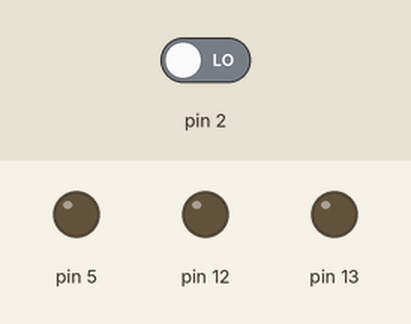
A sketch run on a simulated Arduino Uno, built with avr-gcc and run on an emulated ATmega328P. Shown: output pins drawn as LEDs (lit = HIGH). Dashed ring = blinking. The test bench sets the inputs (shaded band); at power-on: pin 2 LOW.

Above: at 1.2 s.
1.3 s: pin 2 driven HIGH
At 1.8 s:
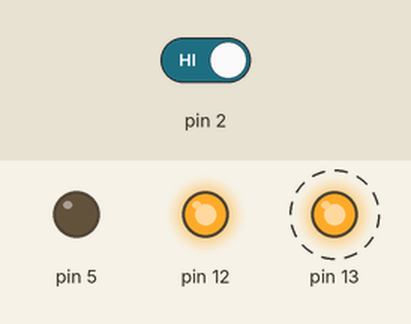
At 2.6 s:
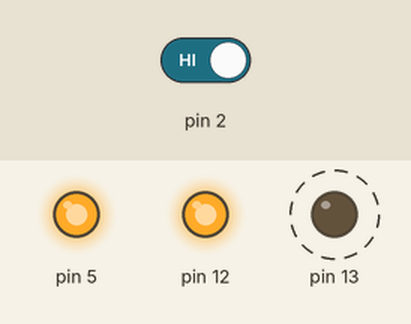
4.3 s: pin 2 driven LOW
At 5.3 s:
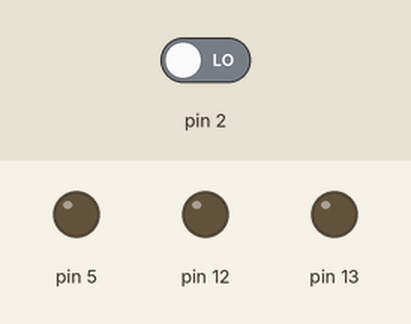
Timing chart, 0 to 7.3 s (numbered marks = the images above; inputs shaded):
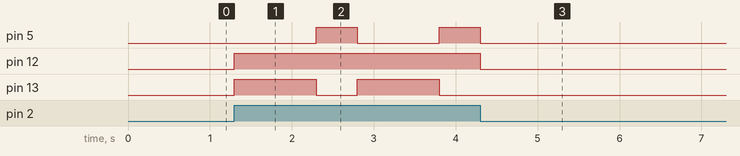

Measured:
- after the input at 1.3 s, pin 5: LOW → HIGH after 1.0 s, → LOW 0.50 s later, → HIGH 1.0 s later; pin 12: LOW → HIGH at once; pin 13: alternates HIGH for 1.0 s and LOW for 0.50 s, starting at once
- after the input at 4.3 s, pin 5: goes on until 4.3 s, then stays LOW; pin 12: HIGH → LOW at once; pin 13: stops changing and stays LOW

The sketch:

cllase_13_41__2_.ino
```cpp
int buttonState = 0;
void setup()
{
	pinMode(2, INPUT);
	pinMode(5, OUTPUT);
	pinMode(13, OUTPUT);
	pinMode(12, OUTPUT);
}

void loop()
{
	buttonState = digitalRead(2);

	if (buttonState == HIGH){
		digitalWrite(5, LOW);
		digitalWrite(13, HIGH);
		digitalWrite(12, HIGH);
		delay(1000);
		digitalWrite(5, HIGH);
		digitalWrite(13, LOW);
		digitalWrite(12, HIGH);
		delay(500);
}
	else
	{
		digitalWrite(5, LOW);
		digitalWrite(13, LOW);
		digitalWrite(12, LOW);
	}
}
```
